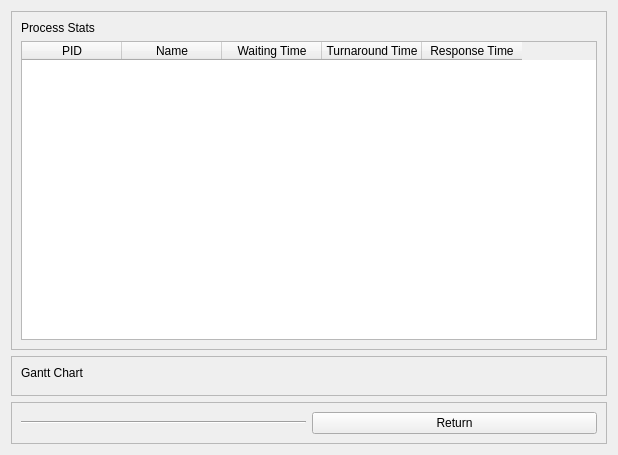
<?xml version="1.0" encoding="UTF-8"?>
<ui version="4.0">
 <class>runAtOnceScene</class>
 <widget class="QWidget" name="runAtOnceScene">
  <property name="geometry">
   <rect>
    <x>0</x>
    <y>0</y>
    <width>618</width>
    <height>455</height>
   </rect>
  </property>
  <property name="windowTitle">
   <string>Form</string>
  </property>
  <layout class="QVBoxLayout" name="verticalLayout">
   <item>
    <widget class="QFrame" name="frame">
     <property name="frameShape">
      <enum>QFrame::StyledPanel</enum>
     </property>
     <property name="frameShadow">
      <enum>QFrame::Raised</enum>
     </property>
     <layout class="QVBoxLayout" name="verticalLayout_3">
      <item>
       <widget class="QLabel" name="label">
        <property name="text">
         <string>Process Stats</string>
        </property>
       </widget>
      </item>
      <item>
       <widget class="QTableWidget" name="processStatsTable">
        <property name="editTriggers">
         <set>QAbstractItemView::NoEditTriggers</set>
        </property>
        <property name="selectionMode">
         <enum>QAbstractItemView::NoSelection</enum>
        </property>
        <column>
         <property name="text">
          <string>PID</string>
         </property>
        </column>
        <column>
         <property name="text">
          <string>Name</string>
         </property>
        </column>
        <column>
         <property name="text">
          <string>Waiting Time</string>
         </property>
        </column>
        <column>
         <property name="text">
          <string>Turnaround Time</string>
         </property>
        </column>
        <column>
         <property name="text">
          <string>Response Time</string>
         </property>
        </column>
       </widget>
      </item>
     </layout>
    </widget>
   </item>
   <item>
    <widget class="QFrame" name="frame_2">
     <property name="frameShape">
      <enum>QFrame::StyledPanel</enum>
     </property>
     <property name="frameShadow">
      <enum>QFrame::Raised</enum>
     </property>
     <layout class="QVBoxLayout" name="verticalLayout_2">
      <item>
       <widget class="QLabel" name="label_2">
        <property name="text">
         <string>Gantt Chart</string>
        </property>
       </widget>
      </item>
      <item>
       <widget class="QFrame" name="ganttPlaceHolder">
        <property name="frameShape">
         <enum>QFrame::StyledPanel</enum>
        </property>
        <property name="frameShadow">
         <enum>QFrame::Raised</enum>
        </property>
       </widget>
      </item>
     </layout>
    </widget>
   </item>
   <item>
    <widget class="QFrame" name="frame_3">
     <property name="frameShape">
      <enum>QFrame::StyledPanel</enum>
     </property>
     <property name="frameShadow">
      <enum>QFrame::Raised</enum>
     </property>
     <layout class="QHBoxLayout" name="horizontalLayout_2">
      <item>
       <widget class="Line" name="line">
        <property name="orientation">
         <enum>Qt::Horizontal</enum>
        </property>
       </widget>
      </item>
      <item>
       <widget class="QPushButton" name="returnToInputSceneButton">
        <property name="text">
         <string>Return</string>
        </property>
       </widget>
      </item>
     </layout>
    </widget>
   </item>
  </layout>
 </widget>
 <resources/>
 <connections/>
</ui>
